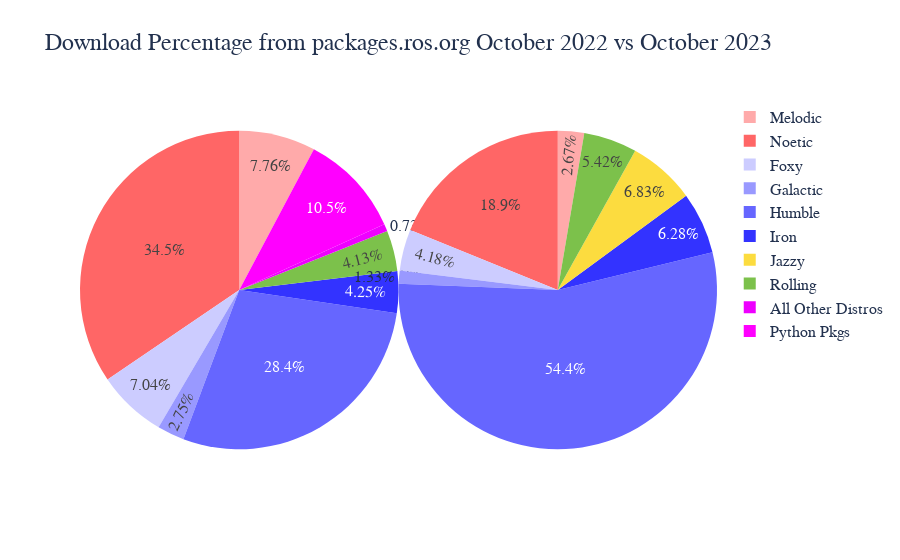

Here is the notebook cell this chart was saved with:
### Code cell
# Generate side by side plots of distros
temp = distro_df[distro_df[this_year]>=1].copy()
new_names = [a[0].upper()+a[1:] for a in temp["name"]]
print(new_names)
temp["name"] = pd.Series(data=new_names,copy=False,index=temp["name"].index)

new_row = pd.DataFrame(data=[{"name":"All Other Distros","2023":all_other_this,"2022":all_other_last},
                             {"name":"Python Pkgs","2023":everything_else_this,"2022":everything_else_last}])
temp = pd.concat([temp, new_row], ignore_index=True)
print(temp["name"])
print(temp)
print(temp[last_year].sum())
print(temp[this_year].sum())

colors ={"noetic": 'rgba(255,0,0,0.4)',
         "melodic": 'rgba(255,0,0,0.4)',
         "kinetic": 'rgba(255,0,0,0.4)',
         "dashing": 'rgba(255,0,0,0.4)',
         "eloquent": 'rgba(255,0,0,0.4)',
         "foxy": 'rgba(255,0,0,0.4)',         
         "galactic": 'rgba(255,0,0,0.4)',
         "humble": 'rgba(255,0,0,0.4)',
         "iron": 'rgba(255,0,0,0.4)',
         "rolling": 'rgba(255,0,0,0.4)',
        }

#title={
#    'text': "Plot Title",
#    'xanchor': 'center',
#    'yanchor': 'top'}
title ={
    'text': "Plot Title",
    'y':0.9,
    'x':0.5,
    'xanchor': 'center',
    'yanchor': 'bottom'}

trace1 = go.Pie(values= temp[last_year], labels = temp["name"],domain=dict(x=[0, 0.5]),title="",sort= False)
trace2 = go.Pie(values= temp[this_year], labels = temp["name"],domain=dict(x=[0.5,1.0]),title="", sort=False)
layout = go.Layout(title="Download Percentage from packages.ros.org October 2022 vs October 2023")
data = [trace1,trace2]
fig = go.Figure(data=data, layout=layout)


fig.update_layout(
    font_family="Arial",
    font_color="#22314E",
    font_size=16,
    title_font_size = 24,
    title_font_family="Arial",
    title_font_color="#22314E"
)

fig.update_traces(marker=dict(colors=['#FFAAAA','#FF6666','#CCCCFF','#9999FF',
                                      '#6666FF','#3333FF','#fcdc3f',"#7cc14b","#EE00FF","#FF00FF"]))

fig.show()

### Figure 1 — Plotly figure (JSON) as saved in the notebook; plotly's stock layout.template omitted (floating-point values rounded to 4 significant figures)
{"data": [{"domain": {"x": [0, 0.5]}, "labels": ["Melodic", "Noetic", "Foxy", "Galactic", "Humble", "Iron", "Jazzy", "Rolling", "All Other Distros", "Python Pkgs"], "marker": {"colors": ["#FFAAAA", "#FF6666", "#CCCCFF", "#9999FF", "#6666FF", "#3333FF", "#fcdc3f", "#7cc14b", "#EE00FF", "#FF00FF"]}, "sort": false, "title": {"text": ""}, "type": "pie", "values": [7.75, 34.45, 7.03, 2.75, 28.32, 4.24, 0, 4.12, 0.73, 10.45]}, {"domain": {"x": [0.5, 1]}, "labels": ["Melodic", "Noetic", "Foxy", "Galactic", "Humble", "Iron", "Jazzy", "Rolling", "All Other Distros", "Python Pkgs"], "marker": {"colors": ["#FFAAAA", "#FF6666", "#CCCCFF", "#9999FF", "#6666FF", "#3333FF", "#fcdc3f", "#7cc14b", "#EE00FF", "#FF00FF"]}, "sort": false, "title": {"text": ""}, "type": "pie", "values": [2.37, 16.75, 3.71, 1.18, 48.35, 5.58, 6.07, 4.81, null, null]}], "layout": {"font": {"color": "#22314E", "family": "Arial", "size": 16}, "title": {"font": {"color": "#22314E", "family": "Arial", "size": 24}, "text": "Download Percentage from packages.ros.org October 2022 vs October 2023"}}}
